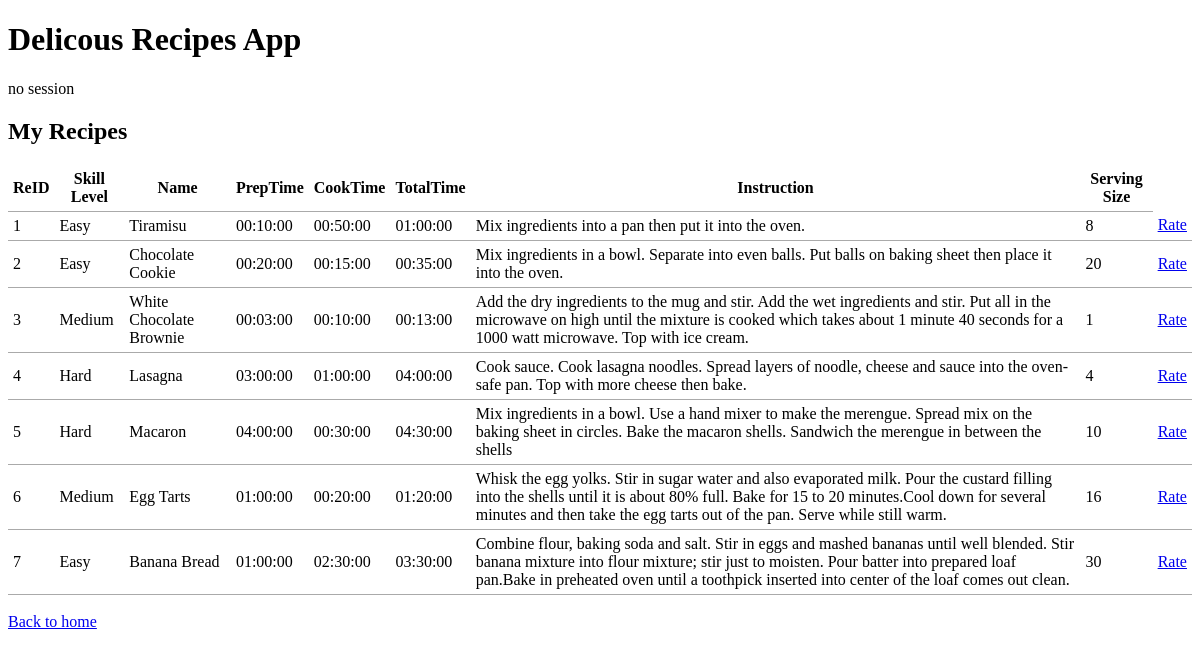
The app's page /rateRecipes.php with its own data.
### tables this page shows
CREATE TABLE Recipe (
ReID INTEGER AUTO_INCREMENT PRIMARY KEY,
SkillLevel CHAR(20),
Name VARCHAR(100) NOT NULL,
PrepTime TIME(0) NOT NULL,
CookTime TIME(0) NOT NULL,
InstructionID INTEGER UNIQUE NOT NULL,
Username CHAR(20) NOT NULL,
FOREIGN KEY (PrepTime, CookTime) REFERENCES RecipeTime (PrepTime, CookTime)
		ON DELETE NO ACTION
		ON UPDATE NO ACTION,
FOREIGN KEY (InstructionID) REFERENCES Instruction(InsID)
	ON DELETE CASCADE
	ON UPDATE NO ACTION,
FOREIGN KEY (Username) REFERENCES BookUser (Username)
	ON DELETE CASCADE
	ON UPDATE CASCADE
);

CREATE TABLE RecipeTime (
PrepTime TIME(0),
CookTime TIME(0),
TotalTime TIME(0) NOT NULL,
PRIMARY KEY (PrepTime, CookTime)
);

CREATE TABLE Instruction(
InsID INTEGER AUTO_INCREMENT PRIMARY KEY,
Instructions VARCHAR(8000) UNIQUE NOT NULL,
ServingSize INTEGER
);

### common.php (called while the page is built)
<?php
function escape($html) {
  return htmlspecialchars($html, ENT_QUOTES | ENT_SUBSTITUTE, "UTF-8");
}
?>

### rateRecipes.php (the view, shortened to what this page needs)
<?php include "templates/header.php"; ?>
<?php
$username1 = "";
require "./config.php";
require "./common.php";
try  {
    $connection = new PDO($dsn, $username, $password, $options);
    $sql = "SELECT * FROM Recipe AS r, Instruction AS i, RecipeTime AS rt
                    WHERE r.InstructionID = i.InsID AND rt.PrepTime = r.PrepTime
                    AND rt.CookTime = r.CookTime";
    $statement = $connection->prepare($sql);
    $statement->bindParam(':username1', $username1, PDO::PARAM_STR);
    $statement->execute();
    $result = $statement->fetchAll();
} catch(PDOException $error) {
    echo $sql . "<br>" . $error->getMessage();
}
?>
<?php
    if ($result && $statement->rowCount() > 0) { ?>
        <h2>My Recipes</h2>
        <table>
            <thead>
                <tr>
                    <th>ReID</th>
                    <th>Skill Level</th>
                    <th>Name</th>
                    <th>PrepTime</th>
                    <th>CookTime</th>
                    <th>TotalTime</th>
                    <th>Instruction</th>
                    <th>Serving Size</th>
                </tr>
            </thead>
            <tbody>
        <?php foreach ($result as $row) { ?>
            <tr>
                <td><?php echo $row["ReID"]; ?></td>
                <td><?php echo $row["SkillLevel"]; ?></td>
                <td><?php echo $row["Name"]; ?></td>
                <td><?php echo $row["PrepTime"]; ?></td>
                <td><?php echo $row["CookTime"]; ?></td>
                <td><?php echo $row["TotalTime"]; ?></td>
                <td><?php echo $row["Instructions"]; ?></td>
                <td><?php echo $row["ServingSize"]; ?></td>
                <td><a href="rate-single.php?ReID=<?php echo escape($row["ReID"]); ?>">Rate</a></td>
            </tr>
        <?php } ?>
        </tbody>
    </table>
    <?php } else { ?>
        <blockquote>No results found for <?php echo escape($_SESSION['username']); ?>.</blockquote>
    <?php }
 ?>
<a href="index.php">Back to home</a>
<?php include "templates/footer.php"; ?>

### templates/header.php (shortened to what this page needs)
<!DOCTYPE html>
<html lang="en">
  <head>
    <link rel="stylesheet" href="css/style.css" />
  </head>
  <body>
    <h1>Delicous Recipes App</h1>
  </body>
</html>

### templates/footer.php
</body>
</html>

### css/style.css (style rules this page uses)
table { border-collapse: collapse; border-spacing: 0; }
td, th { padding: 5px; border-bottom: 1px solid #aaa; }

### records on screen
recipe: ReID "1", SkillLevel "Easy", Name "Tiramisu", recipetime.PrepTime "00:10:00", recipetime.CookTime "00:50:00", recipetime.TotalTime "01:00:00", InstructionID.Instructions "Mix ingredients into a pan then put it into the oven.", InstructionID.ServingSize "8"
recipe: ReID "2", SkillLevel "Easy", Name "Chocolate Cookie", recipetime.PrepTime "00:20:00", recipetime.CookTime "00:15:00", recipetime.TotalTime "00:35:00", InstructionID.Instructions "Mix ingredients in a bowl. Separate into even balls. Put balls on baking sheet then place it into the oven.", InstructionID.ServingSize "20"
recipe: ReID "3", SkillLevel "Medium", Name "White Chocolate Brownie", recipetime.PrepTime "00:03:00", recipetime.CookTime "00:10:00", recipetime.TotalTime "00:13:00", InstructionID.Instructions "Add the dry ingredients to the mug and stir. Add the wet ingredients and stir. Put all in the microwave on high until the mixture is cooked which takes about 1 minute 40 seconds for a 1000 watt microwave. Top with ice cream.", InstructionID.ServingSize "1"
recipe: ReID "4", SkillLevel "Hard", Name "Lasagna", recipetime.PrepTime "03:00:00", recipetime.CookTime "01:00:00", recipetime.TotalTime "04:00:00", InstructionID.Instructions "Cook sauce. Cook lasagna noodles. Spread layers of noodle, cheese and sauce into the oven-safe pan. Top with more cheese then bake.", InstructionID.ServingSize "4"
recipe: ReID "5", SkillLevel "Hard", Name "Macaron", recipetime.PrepTime "04:00:00", recipetime.CookTime "00:30:00", recipetime.TotalTime "04:30:00", InstructionID.Instructions "Mix ingredients in a bowl. Use a hand mixer to make the merengue. Spread mix on the baking sheet in circles. Bake the macaron shells. Sandwich the merengue in between the shells", InstructionID.ServingSize "10"
recipe: ReID "6", SkillLevel "Medium", Name "Egg Tarts", recipetime.PrepTime "01:00:00", recipetime.CookTime "00:20:00", recipetime.TotalTime "01:20:00", InstructionID.Instructions "Whisk the egg yolks. Stir in sugar water and also evaporated milk. Pour the custard filling into the shells until it is about 80% full. Bake for 15 to 20 minutes.Cool down for several minutes and then take the egg tarts out of the pan. Serve while still warm.", InstructionID.ServingSize "16"
recipe: ReID "7", SkillLevel "Easy", Name "Banana Bread", recipetime.PrepTime "01:00:00", recipetime.CookTime "02:30:00", recipetime.TotalTime "03:30:00", InstructionID.Instructions "Combine flour, baking soda and salt. Stir in eggs and mashed bananas until well blended. Stir banana mixture into flour mixture; stir just to moisten. Pour batter into prepared loaf pan.Bake in preheated oven until a toothpick inserted into center of the loaf comes out clean.", InstructionID.ServingSize "30"
